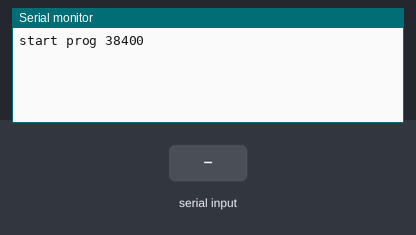
Recording of a sketch running on a simulated Arduino Uno, built with avr-gcc and run on an emulated ATmega328P. Parts: the last lines printed to the serial monitor. The test bench sets the inputs (shaded band).

Above: at 1.2 s.
1.3 s: "90,45\n" received over Serial
At 2.1 s:
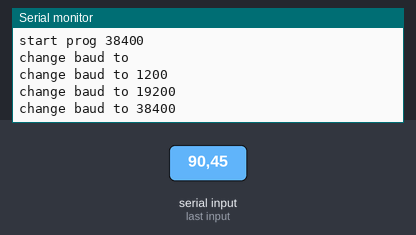
2.8 s: "90,45\n" received over the second serial link
At 4.0 s:
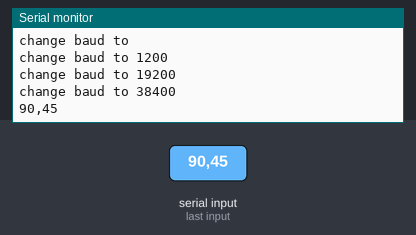
4.3 s: "5\n" received over the second serial link
At 5.4 s:
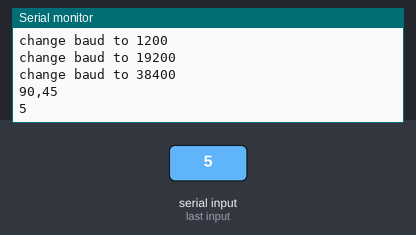
5.8 s: "30,150\n" received over Serial
At 6.8 s:
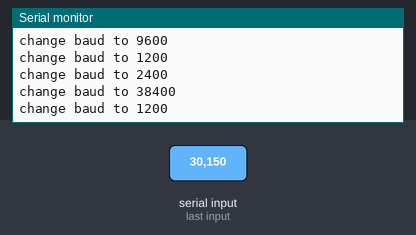
Timing chart, 0 to 8.3 s (numbered marks = the images above; inputs shaded):
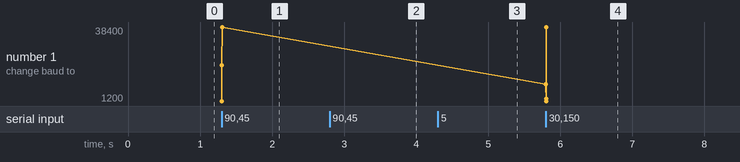

Measured:
- after the input at 1.3 s, the serial monitor: prints a new line at once (image 1)
- after the input at 2.8 s, the serial monitor: prints a new line at once (image 2)
- after the input at 4.3 s, the serial monitor: prints a new line at once (image 3)
- after the input at 5.8 s, the serial monitor: prints a new line at once (image 4)
- plotted number 1: 38400 → 1200 after the input at 5.8 s

The sketch:

AT_commands.ino
```cpp
#include <SoftwareSerial.h>

SoftwareSerial mySerial(2, 3); // указываем пины rx и tx соответственно

void setup()  {
  pinMode(0,INPUT);
  pinMode(1,OUTPUT);
  Serial.begin(115200);
  mySerial.begin(38400);
  Serial.println("start prog 38400");
}

const int baud[] = {1200,2400,4800,9600,19200,38400,57600,115200,230400};
const char*baud_str[] = {"1200","2400","4800","9600","19200","38400","57600","115200","230400"};

void loop() {
  if (mySerial.available()) {
    char c = mySerial.read(); // читаем из software-порта
    Serial.print(c); // пишем в hardware-порт
  }
  if (Serial.available()) {
    char c = Serial.read(); // читаем из hardware-порта
    if(c <='9' && c>='0'){
      mySerial.begin(baud[c-'0']);
      Serial.print("change baud to ");
      Serial.println(baud_str[c-'0']);
    }
    else
      mySerial.write(c); // пишем в software-порт
  }
}
```
